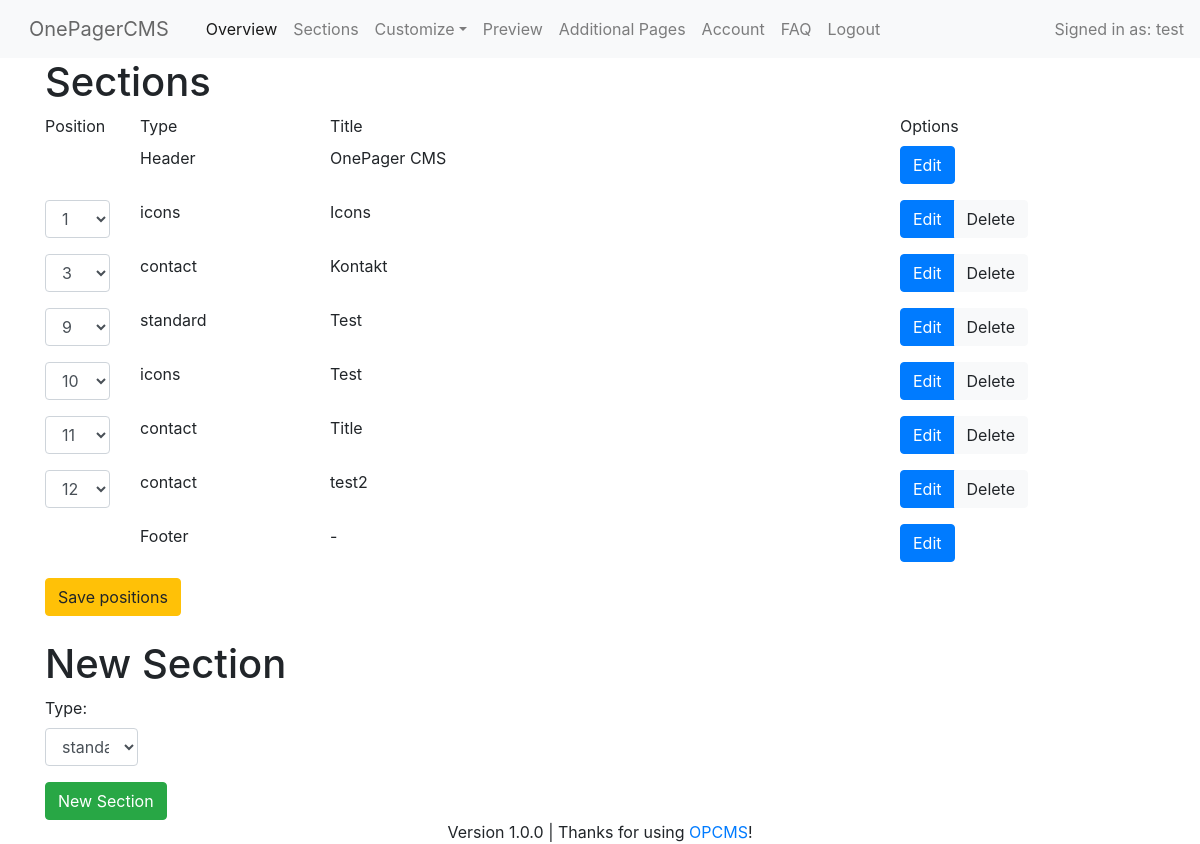
The page /core/sections.php (signed in) on the database its author committed.
### tables this page shows
CREATE TABLE header
(
    specialid int PRIMARY KEY,
    mutedtitle TEXT,
    title TEXT
);

CREATE TABLE icons
(
  specialid int PRIMARY KEY,
  position int NOT NULL,
  sectiontype VARCHAR(255) NOT NULL,
  title VARCHAR NOT NULL,
  mutedtitle VARCHAR NOT NULL,
  date TEXT NOT NULL,

  iconone VARCHAR (255) NOT NULL,
  icontwo VARCHAR (255) NOT NULL,
  iconthree VARCHAR (255),
  iconfour VARCHAR (255),
  iconfive VARCHAR (255),
  iconsix VARCHAR (255),
  iconseven VARCHAR (255),
  iconeight VARCHAR (255),

  iconheadlineone VARCHAR (255) NOT NULL,
  iconheadlinetwo VARCHAR (255) NOT NULL,
  iconheadlinethree VARCHAR (255),
  iconheadlinefour VARCHAR (255),
  iconheadlinefive VARCHAR (255),
  iconheadlinesix VARCHAR (255),
  iconheadlineseven VARCHAR (255),
  iconheadlineeight VARCHAR (255),

  icontextone TEXT NOT NULL,
  icontexttwo TEXT NOT NULL,
  icontextthree TEXT,
  icontextfour TEXT,
  icontextfive TEXT,
  icontextsix TEXT,
  icontextseven TEXT,
  icontexteight TEXT
);

CREATE TABLE contact
(
  specialid int PRIMARY KEY,
  position int NOT NULL,
  sectiontype VARCHAR(255) NOT NULL,
  title VARCHAR NOT NULL,
  mutedtitle VARCHAR NOT NULL,
  text TEXT NOT NULL,
  date TEXT NOT NULL,
  name BOOLEAN,
  email BOOLEAN,
  message BOOLEAN,
  captcha BOOLEAN
);

CREATE TABLE standard
(
  specialid int PRIMARY KEY,
  position int NOT NULL,
  sectiontype VARCHAR(255) NOT NULL,
  title VARCHAR (255) NOT NULL,
  mutedtitle VARCHAR(255) NOT NULL,
  text TEXT NOT NULL,
  date TEXT NOT NULL

);

### database/connect.php (called while the page is built, shortened)
<?php
$datenbank = "../database/SQLiteDatabase.db";
?>

### database/SQLHeaderActions.php (called while the page is built, shortened)
<?php
class SQLHeaderActions
{
    public function getHeaderTitle()
    {
        include '../database/connect.php';
        try {
            $seltitle = $db->prepare("SELECT title FROM header WHERE specialid = :specialid;");
            $seltitle->bindValue(':specialid', 0);
            $seltitle->execute();
            $title = $seltitle->fetch();
            return $title['title'];
        } catch (Exception $exception) {
            echo 'Something went wrong: ' . $exception->getMessage();
        }
    }
}

### database/SQLSectionActions.php (called while the page is built, shortened)
<?php
class SQLSectionActions implements ISectionActions
{
    public function getAllSections()
    {
        $secation_array = array();
        include '../database/connect.php';
        $prepare = $db->prepare('select * from sections order by position');
        $prepare->execute();
        $r = $prepare->fetchAll();
        for ($i = 0; $i < sizeof($r); $i++) {
            if($r[$i][1] == "standard"){
                $selection = $this->getEntryFromStandardTable($r[$i][2]);
                $superid = $this->getSuperIDForStandardEntry($selection[0]['specialid']);
                $standard = new Standard($selection[0][0], $selection[0][1], $selection[0][2], $selection[0][3], $selection[0][4], $selection[0][5], $selection[0][6], $superid[0][0]);
                array_push($secation_array, $standard);
            }
            if($r[$i][1] == "icons"){
                $selection = $this->getEntryFromIconsTable($r[$i][2]);
                $iconArray = array(
                    $selection[0][6],
                    $selection[0][7],
                    $selection[0][8],
                    $selection[0][9],
                    $selection[0][10],
                    $selection[0][11],
                    $selection[0][12],
                    $selection[0][13],
                );
                $iconHeadlineArray = array(
                    $selection[0][14],
                    $selection[0][15],
                    $selection[0][16],
                    $selection[0][17],
                    $selection[0][18],
                    $selection[0][19],
                    $selection[0][20],
                    $selection[0][21],
                );
                $iconTextArray = array(
                    $selection[0][22],
                    $selection[0][23],
                    $selection[0][24],
                    $selection[0][25],
                    $selection[0][26],
                    $selection[0][27],
                    $selection[0][28],
                    $selection[0][29],
                );
                $superid = $this->getSuperIDForIconsEntry($selection[0]['specialid']);
                $icons = new Icons($selection[0][0], $selection[0][1], $selection[0][2], $selection[0][3], $selection[0][4], $selection[0][5], $iconArray, $iconHeadlineArray, $iconTextArray, $superid[0]['id']);
                array_push($secation_array, $icons);
            }
            if($r[$i][1] == "contact"){
                $prepstandard = $db->prepare('select * from contact where specialid=:specialid');
                $prepstandard->bindValue(':specialid', $r[$i][2]);
                $prepstandard->execute();
                $selection = $prepstandard->fetchAll();
                $superid = $this->getSuperIDForContactEntry($selection[0]['specialid']);
                $contact = new Contact($selection[0][0], $selection[0][1], $selection[0][2], $selection[0][3], $selection[0][4], $selection[0][5], $selection[0][6], $selection[0][7], $selection[0][8], $selection[0][9], $selection[0][10], $superid[0]['id']);
                array_push($secation_array, $contact);
            }
        }
        return $secation_array;
    }
    private function getEntryFromStandardTable($sid){
        include '../database/connect.php';
        $prepstandard = $db->prepare('select * from standard where specialid=:specialid');
        $prepstandard->bindValue(':specialid', $sid);
        $prepstandard->execute();
        $selection = $prepstandard->fetchAll();
        return $selection;
    }
    private function getSuperIDForStandardEntry($sid){
        include '../database/connect.php';
        $prepstandard = $db->prepare('select id from sections where specialid=:specialid AND type=:type');
        $prepstandard->bindValue(':specialid', $sid);
        $prepstandard->bindValue(':type', 'standard');
        $prepstandard->execute();
        $selection = $prepstandard->fetchAll();
        return $selection;
    }
    private function getSuperIDForIconsEntry($sid){
        include '../database/connect.php';
        $prepstandard = $db->prepare('select id from sections where specialid=:specialid AND type=:type');
        $prepstandard->bindValue(':specialid', $sid);
        $prepstandard->bindValue(':type', 'icons');
        $prepstandard->execute();
        $selection = $prepstandard->fetchAll();
        return $selection;
    }
    private function getSuperIDForContactEntry($sid){
        include '../database/connect.php';
        $prepstandard = $db->prepare('select id from sections where specialid=:specialid AND type=:type');
        $prepstandard->bindValue(':specialid', $sid);
        $prepstandard->bindValue(':type', 'contact');
        $prepstandard->execute();
        $selection = $prepstandard->fetchAll();
        return $selection;
    }
    private function getEntryFromIconsTable($sid){
        include '../database/connect.php';
        $prepstandard = $db->prepare('select * from icons where specialid=:specialid');
        $prepstandard->bindValue(':specialid', $sid);
        $prepstandard->execute();
        $selection = $prepstandard->fetchAll();
        return $selection;
    }
}

### core/sections.php (the view, shortened to what this page needs)
<!DOCTYPE html>
<html>
<?php require_once "inc/head.php"; ?>
<body>
<?php include_once "inc/header.php" ?>
<div class="container">
<?php
include "../database/SQLSectionActions.php";
include "../database/SQLHeaderActions.php";
$sectionactions = new SQLSectionActions();
$headeractions = new SQLHeaderActions();
$sections = $sectionactions->getAllSections();
?>
    <h1>Sections</h1>
    <div class="row">
        <div class="col-1">
            <label>Position</label>
        </div>
        <div class="col-2">
            <label>Type</label>
        </div>
        <div class="col">
            <label>Title</label>
        </div>
        <div class="col-3">
            <label>Options</label>
        </div>
    </div>
    <form method="post" action="../misc/positions.php">
        <div class="row pb-3">
            <div class="col-1">
            </div>
            <div class="col-2">
                Header
            </div>
            <div class="col">
                <?php echo $headeractions->getHeaderTitle(); ?>
            </div>
            <div class="col-3">
                <a href="../misc/header.php?action=Edit" class="btn btn-primary" role="button">Edit</a>
            </div>
        </div>
    <?php
for($i=0; sizeof($sections) > $i; $i++){
    echo'
  <div class="row">
    <div class="col-1">
     <div class="form-group">
      <select class="form-control" id="sel1">
        <option selected disabled>'. $sections[$i]->getPosition() . '</option>
      ';
        echo '
      </select>
      </div>
    </div>
    <div class="col-2">
      ' . $sections[$i]->getType() . '
    </div>
    <div class="col">
      ' . $sections[$i]->getTitle() . '
    </div>
    <div class="col-3">
<div class="btn-group">
      <a href="../misc/changesection.php?id=' . $sections[$i]->getSuperid() . '&action=Edit&type=' . $sections[$i]->getType() . '" class="btn btn-primary" role="button">Edit</a>
      <a href="../misc/changesection.php?id=' . $sections[$i]->getSuperid() . '&action=Delete&type=' . $sections[$i]->getType() . '" class="btn btn-light" role="button">Delete</a>
</div>
    </div>
  </div>
    ';
}
?>
        <div class="row pb-3">
            <div class="col-1">
            </div>
            <div class="col-2">
                Footer
            </div>
            <div class="col">
                -
            </div>
            <div class="col-3">
                <a href="../misc/footer.php?action=Edit" class="btn btn-primary" role="button">Edit</a>
            </div>
        </div>
        <input type="submit" name="action" value="Save positions" class="btn btn-warning">
    </form>
    <h1 class="mt-4">New Section</h1>
    <form action="../misc/newsection.php" method="post">
        <div class="form-group">
    <label for="types">Type:</label>
    <select class="form-control col-1" name="type" id="types">
        <option>standard</option>
    </select>
    </div>
    <input type="submit" name="action" value="New Section" class="btn btn-success">
    </form>
</div>
<?php include_once "inc/footer.php" ?>
</body>
</html>

### rows shown on the page
header: title "OnePager CMS"
icons: position "1", sectiontype "icons", title "Icons"
contact: position "3", sectiontype "contact", title "Kontakt"
standard: position "9", sectiontype "standard", title "Test"
icons: position "10", sectiontype "icons", title "Test"
contact: position "11", sectiontype "contact", title "Title"
contact: position "12", sectiontype "contact", title "test2"

### other values the page prints
$userid "test"
